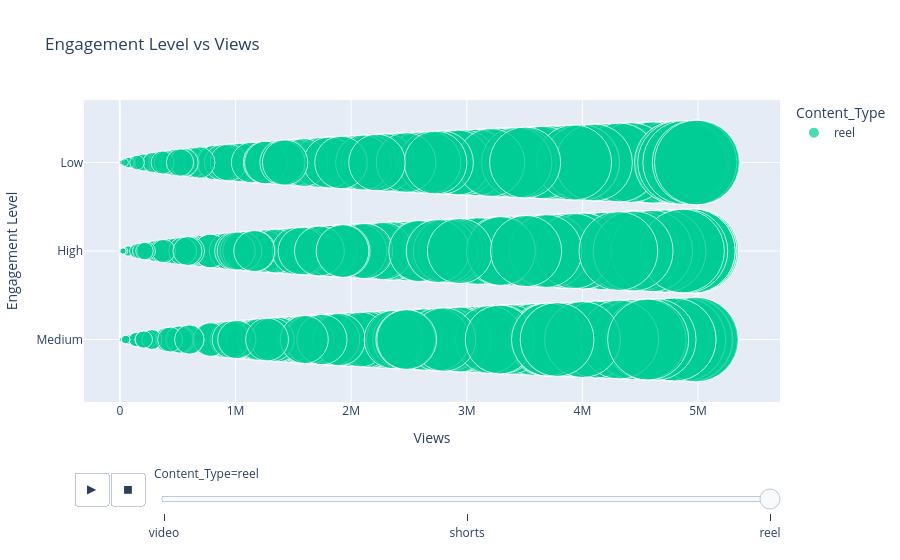

Notebook source saved alongside this figure:
### Code cell
#Engageement levels by views scatterplot (animated)
fig = px.scatter(df_new, 
                 x="Views", 
                 y="Engagement_Level", 
                 color="Content_Type",  
                 animation_frame="Content_Type",  
                 title="Engagement Level vs Views",
                 size="Views",  
                 hover_name="Content_Type", 
                 color_continuous_scale="Oranges", 
                 size_max=60,  
                 labels={"Views": "Views", "Engagement_Level": "Engagement Level"})  

fig.update_layout(showlegend=True, height=600)
fig.show()

### Figure 1 — Plotly figure (JSON) as saved in the notebook; plotly's stock layout.template omitted (floating-point values rounded to 4 significant figures; data arrays with more than 128 entries replaced by an {"elided": "..."} marker saying what was removed)
{"data": [{"hovertemplate": "<b>%{hovertext}</b><br><br>Content_Type=reel<br>Views=%{marker.size}<br>Engagement Level=%{y}<extra></extra>", "hovertext": {"elided": "841 str values"}, "legendgroup": "reel", "marker": {"color": "#00cc96", "size": {"elided": "841 int values"}, "sizemode": "area", "sizeref": 1388.0, "symbol": "circle"}, "mode": "markers", "name": "reel", "orientation": "h", "showlegend": true, "type": "scatter", "x": {"elided": "841 int values"}, "xaxis": "x", "y": {"elided": "841 str values"}, "yaxis": "y"}], "layout": {"autosize": true, "legend": {"itemsizing": "constant", "title": {"text": "Content_Type"}, "tracegroupgap": 0}, "showlegend": true, "sliders": [{"active": 2, "currentvalue": {"prefix": "Content_Type="}, "len": 0.9, "pad": {"b": 10, "t": 60}, "steps": [{"args": [["video"], {"frame": {"duration": 0, "redraw": false}, "fromcurrent": true, "mode": "immediate", "transition": {"duration": 0, "easing": "linear"}}], "label": "video", "method": "animate"}, {"args": [["shorts"], {"frame": {"duration": 0, "redraw": false}, "fromcurrent": true, "mode": "immediate", "transition": {"duration": 0, "easing": "linear"}}], "label": "shorts", "method": "animate"}, {"args": [["reel"], {"frame": {"duration": 0, "redraw": false}, "fromcurrent": true, "mode": "immediate", "transition": {"duration": 0, "easing": "linear"}}], "label": "reel", "method": "animate"}], "x": 0.1, "xanchor": "left", "y": 0, "yanchor": "top"}], "title": {"text": "Engagement Level vs Views"}, "updatemenus": [{"buttons": [{"args": [null, {"frame": {"duration": 500, "redraw": false}, "fromcurrent": true, "mode": "immediate", "transition": {"duration": 500, "easing": "linear"}}], "label": "&#9654;", "method": "animate"}, {"args": [[null], {"frame": {"duration": 0, "redraw": false}, "fromcurrent": true, "mode": "immediate", "transition": {"duration": 0, "easing": "linear"}}], "label": "&#9724;", "method": "animate"}], "direction": "left", "pad": {"r": 10, "t": 70}, "showactive": false, "type": "buttons", "x": 0.1, "xanchor": "right", "y": 0, "yanchor": "top"}], "xaxis": {"anchor": "y", "autorange": true, "domain": [0, 1], "range": [-297400.0, 5600000.0], "title": {"text": "Views"}, "type": "linear"}, "yaxis": {"anchor": "x", "autorange": true, "domain": [0, 1], "range": [-0.6053, 2.606], "title": {"text": "Engagement Level"}, "type": "category"}}}
